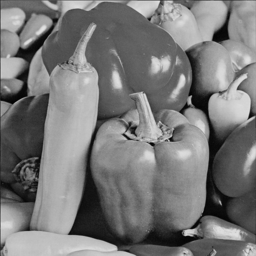
#> input picture cours2025/peppers_256x256_8bits.png, 256 x 256 px
$ jupyter execute --allow-errors Wavelet_image.ipynb   (shell and % lines are left out)
#> lines starting #> are read from the running program, lines starting #| are printed output that depends on the picture
<a href="https://colab.research.google.com/github/jecampagne/cours_mallat_cdf/blob/main/cours2025/Wavelet_image.ipynb" target="_parent"></a>

#  Denoising an image usin Wavelets

PyWavelets library, discrete wavelet transform

[cell 1]
import skimage
from skimage.transform import resize

[cell 2]
import pywt

[cell 3]
import numpy as np
import matplotlib as mpl
import matplotlib.pyplot as plt
mpl.rc('image', cmap='jet')
mpl.rcParams['font.size'] = 16

[cell 4]
rng = np.random.default_rng(42)  # init random for repetability

[cell 5]
from PIL import Image,ImageFilter

# Image data

[cell 6]
# For image that you find in the github repo
from google.colab import drive
drive.mount('/content/drive', force_remount=True)

[cell 7]
import os
os.chdir("/content/drive/My Drive/Data4CoursSMallat")

[cell 8]
# choice in 'camera',  'calpha', 'peppers' (default),

image_type = 'peppers'

im_frame = Image.open(image_type+"_256x256_8bits.png")
#> im_frame is the input picture: PIL image 256x256 L; min 2, max 226, mean 120.3
im_frame = im_frame.resize((512,512))
#> im_frame: PIL image 512x512 L
clean = np.array(im_frame).reshape((512,512)).astype(np.uint8)

image_max = clean.max()
#> image_max = 231
print('MAX pixel value:',image_max,clean.shape)
#| MAX pixel value: 231 (512, 512)

#> (a cell that did not finish here is left out)

# Single step wavelet transform

[cell 10]
wave='db1'
coeffs = pywt.dwt2(clean, wave, mode='periodic')
cA, (cH, cV, cD) = coeffs     # approx, horizontal, vertical, diagonal details
coeffs1 = pywt.dwt2(cA, wave, mode='periodic')
cA1, (cH1, cV1, cD1) = coeffs1
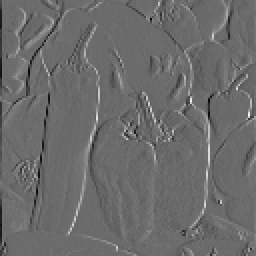
#> cV1: shape (128, 128) float64 (shown 2 times larger); min -185.8, max 252.5, mean -0.5; drawn with min black and max white
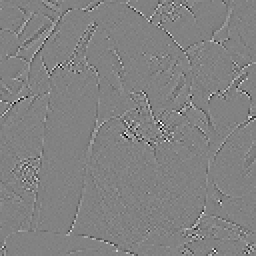
#> cD1: shape (128, 128) float64 (shown 2 times larger); min -72.25, max 69.25, mean 0; drawn with min black and max white

[cell 11]
approx_imgs = [clean,cA,cA1]
titles=["Original","Approx-1","Approx-2"]

[cell 12]
n_imgs = len(approx_imgs)
#> n_imgs = 3
fig, axs=plt.subplots(1,n_imgs,figsize=(5*n_imgs,5),sharex=True, sharey=False)
for i in range(n_imgs):
  axs[i].imshow(approx_imgs[i],cmap='gray')
  axs[i].set_title(titles[i])
for ax in axs:
  ax.set_xlim([0, clean.shape[0]])
  ax.set_ylim([0, clean.shape[1]])
  ax.set_xticks([])
  ax.set_yticks([])
  ax.invert_yaxis()
#> this loop made 3 passes
  #ax.set_frame_on(False)
plt.subplots_adjust(left=0, bottom=None, right=0.5, top=None, wspace=0, hspace=0)

[cell 13]
titles = ['Approximation', ' Horizontal detail',
          'Vertical detail', 'Diagonal detail']
fig = plt.figure(figsize=(5*4,4))
for i, a in enumerate([cA, cH, cV, cD]):
    ax = fig.add_subplot(1, 4, i + 1)
    a = a/np.max(np.abs(a))
#    print(a.min(),a.max())
    vmin=0. if i>0 else 0
    vmax=0.5 if i>0 else 1
    im=ax.imshow(a,vmin=vmin,vmax=vmax,cmap='gray_r' if i>0 else 'gray')
    #plt.colorbar(im,ax=ax)
    ax.set_title(titles[i], fontsize=12)
    ax.set_xticks([])
    ax.set_yticks([])
#> this loop made 4 passes
#> vmax on passes 1 to 4: 1, 0.5, 0.5, 0.5
plt.subplots_adjust(left=0, bottom=None, right=0.5, top=None, wspace=0, hspace=0)
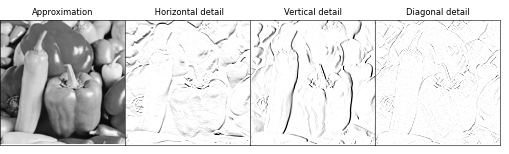
#> figure drawn by matplotlib, 4 panels

[cell 14]
titles = ['Approximation', ' Horizontal detail',
          'Vertical detail', 'Diagonal detail']
fig = plt.figure(figsize=(5*4,4))
for i, a in enumerate([cA, cH, cV, cD]):
    ax = fig.add_subplot(1, 4, i + 1)
    a = a/np.max(np.abs(a))
#    print(a.min(),a.max())
    vmin=0. if i>0 else 0
    vmax=0.4 if i>0 else 1
    im=ax.imshow(a[:50,25:75],cmap='gray_r' if i>0 else 'gray')#,vmin=vmin,vmax=vmax,cmap='gray_r' if i>0 else 'gray')
    #plt.colorbar(im,ax=ax)
    ax.set_title(titles[i], fontsize=12)
    ax.set_xticks([])
    ax.set_yticks([])
#> this loop made 4 passes
#> vmax on passes 1 to 4: 1, 0.4, 0.4, 0.4
plt.subplots_adjust(left=0, bottom=None, right=0.5, top=None, wspace=0, hspace=0)
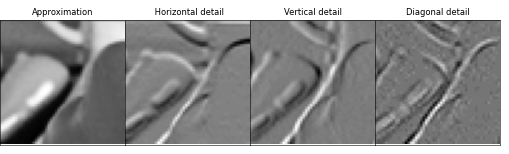
#> figure drawn by matplotlib, 4 panels

# Denoising

[cell 15]
def psnr(sig,ref,image_max=255):
  c = np.nanmean((sig-ref)**2)
  return 10*np.log10(image_max**2/c)

[cell 16]
sigma_corrupt = 0.145*image_max  #18dB
#> sigma_corrupt = 33.49
noise = rng.normal(scale=sigma_corrupt, size=clean.shape)
noisy = clean+noise
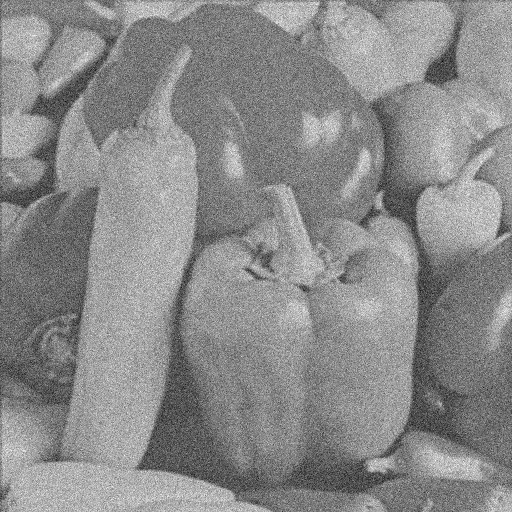
#> noisy: shape (512, 512) float64; min -137.6, max 335.7, mean 120.3; drawn with min black and max white

[cell 17]
psnr(noisy,clean)
#> in psnr, `c = np.nanmean((sig-ref)**2)`: c = 1124.7
#> Out = 17.62

[cell 18]
plt.imshow(noisy,cmap='gray')
plt.colorbar();
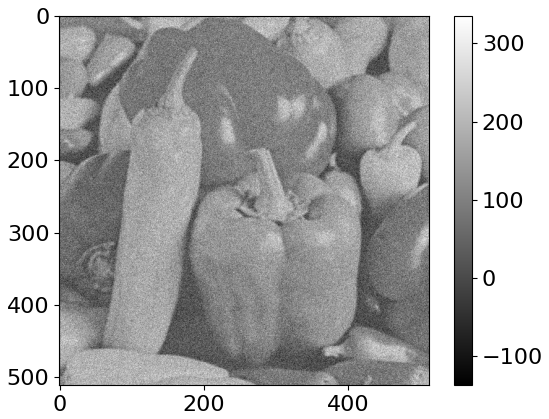
#> figure drawn by matplotlib, 2 panels

[cell 19]
def Energy(x):
  return np.dot(x, x)


def mad(x):
  """! Estimates the Median Absolute Deviation (MAD). MAD is defined to be
  the median of the absolute difference between the input X and median(X).
  """
  return 1.482579 * np.median(np.abs(x - np.median(x)))


def UniversalThreshold(signal, sig_factor=1.0):
  """! Universal threshold  Donoho & Johnstone
  """
  m = signal.size # -> 1D & 2D
  sd = mad(signal) * sig_factor
  thr = sd * np.sqrt(2 * np.log(m))
  return thr

def SteinThreshold(signal):
  """! An implementation of Stein's unbiased rist estimator (SURE)
  inspired by Mathematica
  """
  m = signal.size  # -> 1D & 2D
  _signal = signal.flatten()    # for 2D
  sorted_signal = np.sort(_signal**2)
  c = np.linspace(m-1, 0, m)
  s = np.cumsum(sorted_signal) + c * sorted_signal
  risk = (m - (2.0 * np.arange(m)) + s)
  ibest = np.argmin(risk)
  thr = np.sqrt(sorted_signal[ibest])
  return thr

class Denoising:
    """! Denoising class
    wavelet: name of wavelet (pywt.wavelist(kind='discrete'))
    level: up to which level to apply wavelet decomposition, 0 is max
    thr_mode: type of threshold [hard]/soft
    thr_lbl :if True means thr defined for each level
    pad_mode: print(pywt.Modes.modes)
    """
    def __init__(self,
                 wavelet='haar',
                 level=1,
                 thr_mode='hard',
                 thr_lbl= True,
                 pad_mode='zero',
                 method='universal',
                 factor_univ=1.0
                 ):

        self.wavelet = wavelet
        self.level = level
        self.method = method
        self.thr_mode = thr_mode
        self.thr_lbl = thr_lbl
        self.pad_mode = pad_mode
        self.factor_univ = factor_univ

        self.filter_ = pywt.Wavelet(self.wavelet)    # Wavelet function

        # Check if level is None and set it to 1
        if level is None:
            self.nlevel = 1
        else:
            self.nlevel = level

    def fit(self, signal):
      """
      denoising processing
      """
      _signal = signal.copy()


      # decomposition
      if self.nlevel == 0:
          level = pywt.dwt_max_level(_signal.shape[0],
                                  filter_len=self.filter_.dec_len)
          self.nlevel = level

      coeffs = pywt.wavedec2(_signal, self.filter_, level=self.nlevel,
                            mode=self.pad_mode)

      coeffs, coeff_slices = pywt.coeffs_to_array(coeffs)

      dcoeffs = coeffs[1:] # details coeffs
      # thresholding
      if self.thr_lbl:
        # compute threshold at all levels of details and apply accordingly
        thr = [self.DetermineThreshold(np.asarray(level),self.factor_univ)  for level in dcoeffs]

        denoised_detail = [
            pywt.threshold(level, value=thresh, mode=self.thr_mode)
              for thresh, level in zip(thr, dcoeffs)
        ]

      else:
        if self.method == 'universal':
          # compute threshold with detail coefficients at first refinement
          # the length to be considered is the signal length
          data1 = np.asanyarray(coeffs[1])
          thr = self.DetermineThreshold(data1,self.factor_univ)\
                      * np.sqrt(np.log(_signal.size)/np.log(data1.size))
          #print("thr",thr)
          denoised_detail = [
              pywt.threshold(level, value=thr, mode=self.thr_mode)
                  for level in dcoeffs
          ]
        else:
          # compute threshold with detail coefficients at first refinement
          #print("taill D1:",len(coeffs[1]))
          data1 = np.asanyarray(coeffs[1])
          thr = self.DetermineThreshold(data1,self.factor_univ)
          #print("thr",thr)
          # apply at all levels of details
          denoised_detail = [
              pywt.threshold(level, value=thr, mode=self.thr_mode)
                for level in dcoeffs
          ]

      # filter
      coeffs[1:]=denoised_detail
      coeffs = pywt.array_to_coeffs(coeffs, coeff_slices, output_format='wavedec2')

      denoised_signal = pywt.waverec2(coeffs, self.filter_, mode=self.pad_mode)


      return denoised_signal,  self.nlevel

    def DetermineThreshold(self, coeff, factor_univ=1.0):
        """! Determines the value of the threshold.
        - for some threshold applyied to all levels see the code of "fit"
        - 'universal' - The threshold is the sqrt(2*length(x))*mad
        - 'stein' - Stein's unbiased risk estimator
        - 'energy' - Computes the energy of the coefficients and retains a
        predefined percentage of it.

        default method is the 'universal' method.
        """
        thr = 0.0
        if self.method == 'universal':
            thr = UniversalThreshold(coeff, factor_univ)
        elif self.method == 'stein':
            thr = SteinThreshold(coeff)
        else:
            print("No such method detected!")
            print("Set back to default (universal thresholding)!")
            thr = UniversalThreshold(coeff, factor_univ)
        return thr

[cell 20]
# What is the best choice?

thr_modes=['hard','hard', 'soft','soft']
methods=4*['universal']
thr_lbls=4*[False]
factor_univs=[1.0,0.4,1.0,0.2]

best_psnr=-1
best_filtered=None
best_method=None
for wave_name in ["db1","db2",'db4']:
  for level_max in [2,3]:
    for i in range(len(methods)):
      wd = Denoising(wavelet=wave_name,
                level=level_max,
                thr_mode=thr_modes[i],
                method=methods[i],
                thr_lbl = thr_lbls[i],
                factor_univ = factor_univs[i],
                pad_mode='periodic'
                )

      denoised_signal, lvl_max  = wd.fit(noisy)
      psnr_cur = psnr(denoised_signal,clean)
      if psnr_cur>best_psnr:
        best_psnr=psnr_cur
        best_filtered = denoised_signal
        best_method = wave_name+ ":" + methods[i]
        if thr_modes[i] is not None:
          best_method += "/"+thr_modes[i]+"/"
        if thr_lbls[i]:
          best_method += "lv by lv"
        else:
          best_method += "all lv"
        best_method += f" lvl_max:{lvl_max}"

      print(wave_name,methods[i],"----" if thr_modes[i] is None else thr_modes[i],",lv by lv," if thr_lbls[i]  else ",  all lv,",
          f"({lvl_max})",factor_univs[i],f"PSNR:{psnr_cur:.2f}")
#> this loop made 3 passes
#> (printed output is left out)
#> pass 1, in fit, `coeffs, coeff_slices = pywt.coeffs_to_array(coeffs)`:
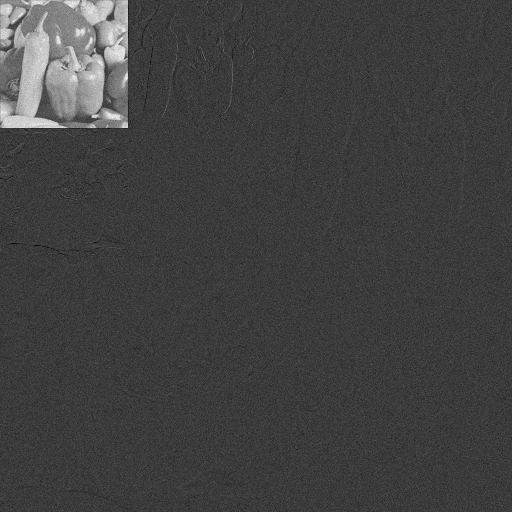
#> coeffs: shape (512, 512) float64; min -306.8, max 1010.5, mean 30; drawn with min black and max white
#> pass 1, in fit, `denoised_signal = pywt.waverec2(coeffs, self.filter_, mode=self.pad_mo..`:
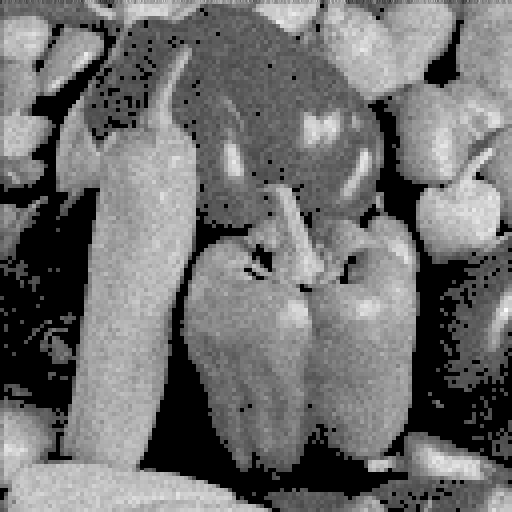
#> denoised_signal: shape (512, 512) float64; min 0, max 252.6, mean 112.1
#> pass 1, in fit (call 2), `denoised_signal = pywt.waverec2(coeffs, self.filter_, mode=self.pad_mo..`:
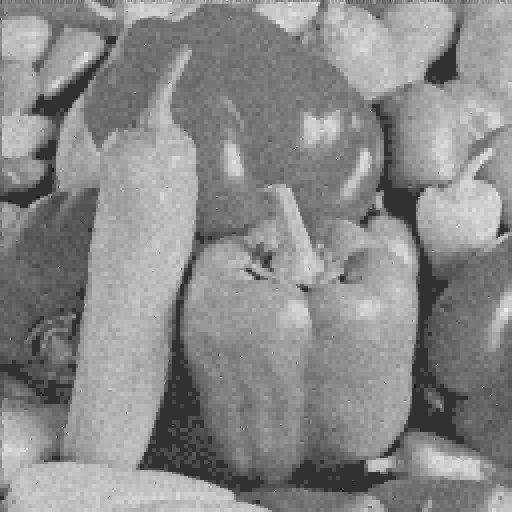
#> denoised_signal: shape (512, 512) float64; min -66.78, max 275.5, mean 119.3; drawn with min black and max white
#> after the loop, best_method = 'db4:universal/hard/all lv lvl_max:2'; best_psnr = 26.69

[cell 21]
fig, axs=plt.subplots(2,3,figsize=(3*4,2*4))
imgs = [clean,noisy,best_filtered]
names=["Clean", "Noisy", "Denoised"]
psnr_all = [None, psnr(noisy,clean), best_psnr]
for i,img in enumerate(imgs):
  #print(img.shape)
  axs[0,i].imshow(img,cmap='gray')
  if names[i] != "Clean":
    axs[0,i].set_title(f'{names[i]},PNSR:{psnr_all[i]:.1f}dB',fontsize=15)
  axs[0,i].axes.xaxis.set_ticks([])
  axs[0,i].axes.yaxis.set_ticks([])
  axs[1,i].imshow(img[:150,:150],cmap='gray')
  axs[1,i].axes.xaxis.set_ticks([])
  axs[1,i].axes.yaxis.set_ticks([])

axs[0,2].text(0.,-0.1,best_method,
            backgroundcolor="white", transform=axs[0,2].transAxes,
            fontsize=10);
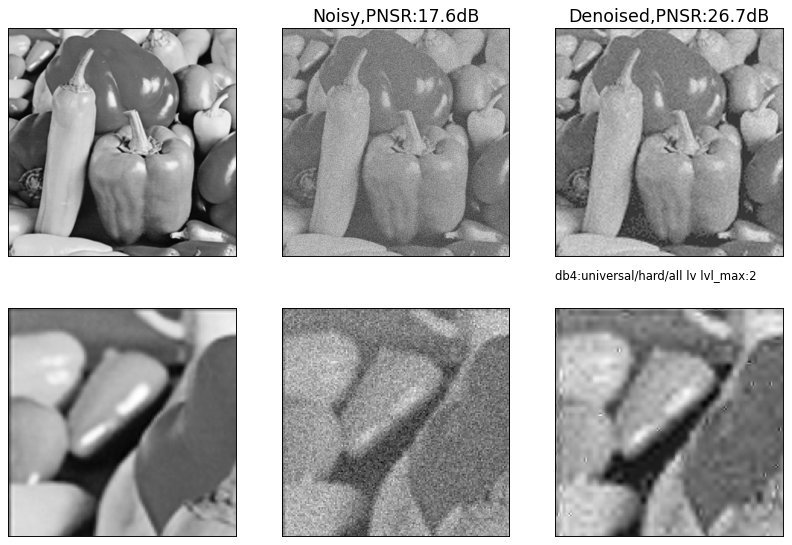
#> figure drawn by matplotlib, 6 panels

$ run again, with cours2025/calpha_256x256_8bits.png copied over cours2025/peppers_256x256_8bits.png
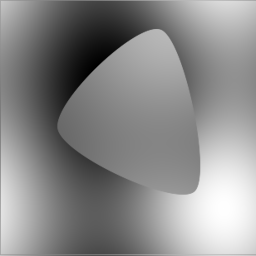
#> input picture cours2025/calpha_256x256_8bits.png, 256 x 256 px
#> im_frame is the input picture: PIL image 256x256 L; min 0, max 255, mean 138
#> im_frame: PIL image 512x512 L
#> image_max = 255
#| MAX pixel value: 255 (512, 512)
#> n_imgs = 3
#> the loop `for ax in axs:` made 3 passes
#> the loop `for i, a in enumerate([cA, cH, cV, cD]):` made 4 passes
#> vmax on passes 1 to 4: 1, 0.5, 0.5, 0.5
#> the loop `for i, a in enumerate([cA, cH, cV, cD]):` made 4 passes
#> vmax on passes 1 to 4: 1, 0.4, 0.4, 0.4
#> sigma_corrupt = 36.97
#> c = 1370.6
#> Out = 16.76
#> the loop `for wave_name in ["db1","db2",'db4']:` made 3 passes
#> (printed output is left out)
#> pass 1, in fit, `coeffs, coeff_slices = pywt.coeffs_to_array(coeffs)`:
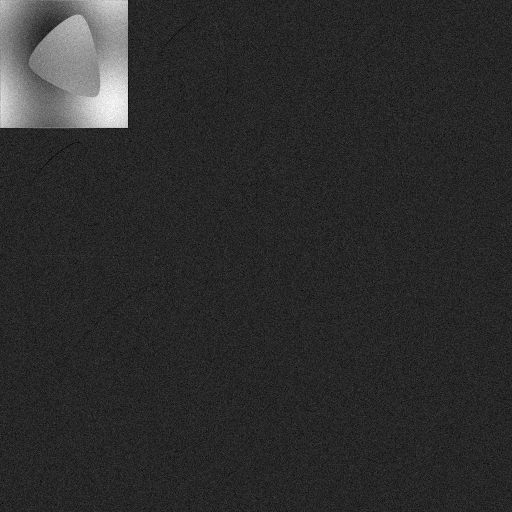
#> coeffs: shape (512, 512) float64; min -197.3, max 1103.2, mean 34.6; drawn with min black and max white
#> after the loop `for wave_name in ["db1","db2",'db4']:`:
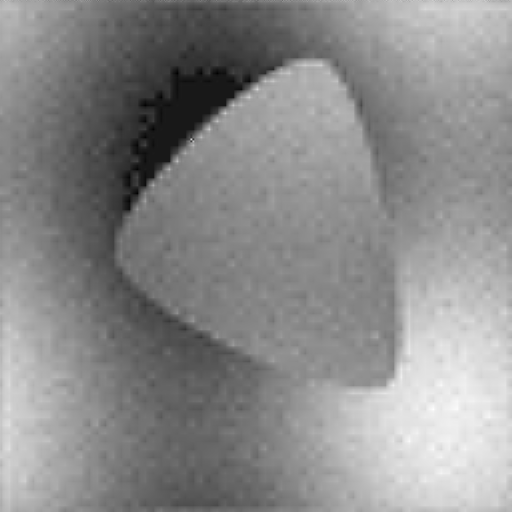
#> best_filtered: shape (512, 512) float64; min -29.3, max 276.4, mean 137.8; drawn with min black and max white
#> after the loop `for wave_name in ["db1","db2",'db4']:`: best_method = 'db2:universal/hard/all lv lvl_max:3'; best_psnr = 31.44
#> the loop `for i,img in enumerate(imgs):` made 3 passes

$ run again, with cours2025/camera_256x256_8bits.png copied over cours2025/peppers_256x256_8bits.png
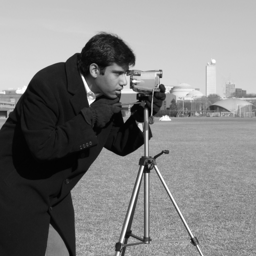
#> input picture cours2025/camera_256x256_8bits.png, 256 x 256 px
#> im_frame is the input picture: PIL image 256x256 L; min 0, max 255, mean 129.1
#> im_frame: PIL image 512x512 L
#> image_max = 255
#| MAX pixel value: 255 (512, 512)
#> n_imgs = 3
#> the loop `for ax in axs:` made 3 passes
#> the loop `for i, a in enumerate([cA, cH, cV, cD]):` made 4 passes
#> vmax on passes 1 to 4: 1, 0.5, 0.5, 0.5
#> the loop `for i, a in enumerate([cA, cH, cV, cD]):` made 4 passes
#> vmax on passes 1 to 4: 1, 0.4, 0.4, 0.4
#> sigma_corrupt = 36.97
#> c = 1370.6
#> Out = 16.76
#> the loop `for wave_name in ["db1","db2",'db4']:` made 3 passes
#> (printed output is left out)
#> after the loop `for wave_name in ["db1","db2",'db4']:`:
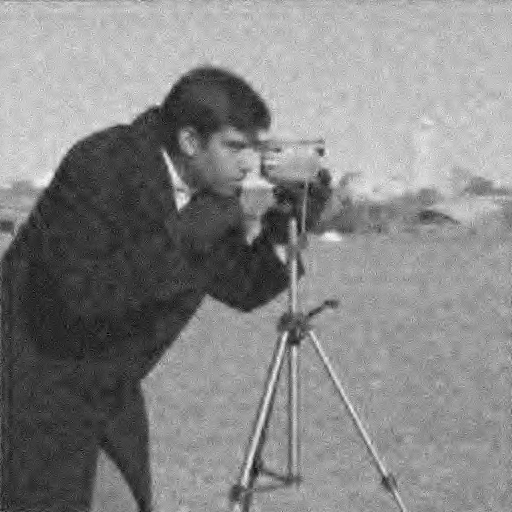
#> denoised_signal: shape (512, 512) float64; min -55.13, max 280.2, mean 122.6; drawn with min black and max white
#> after the loop `for wave_name in ["db1","db2",'db4']:`: best_method = 'db4:universal/hard/all lv lvl_max:3'; best_psnr = 25.82
#> the loop `for i,img in enumerate(imgs):` made 3 passes
